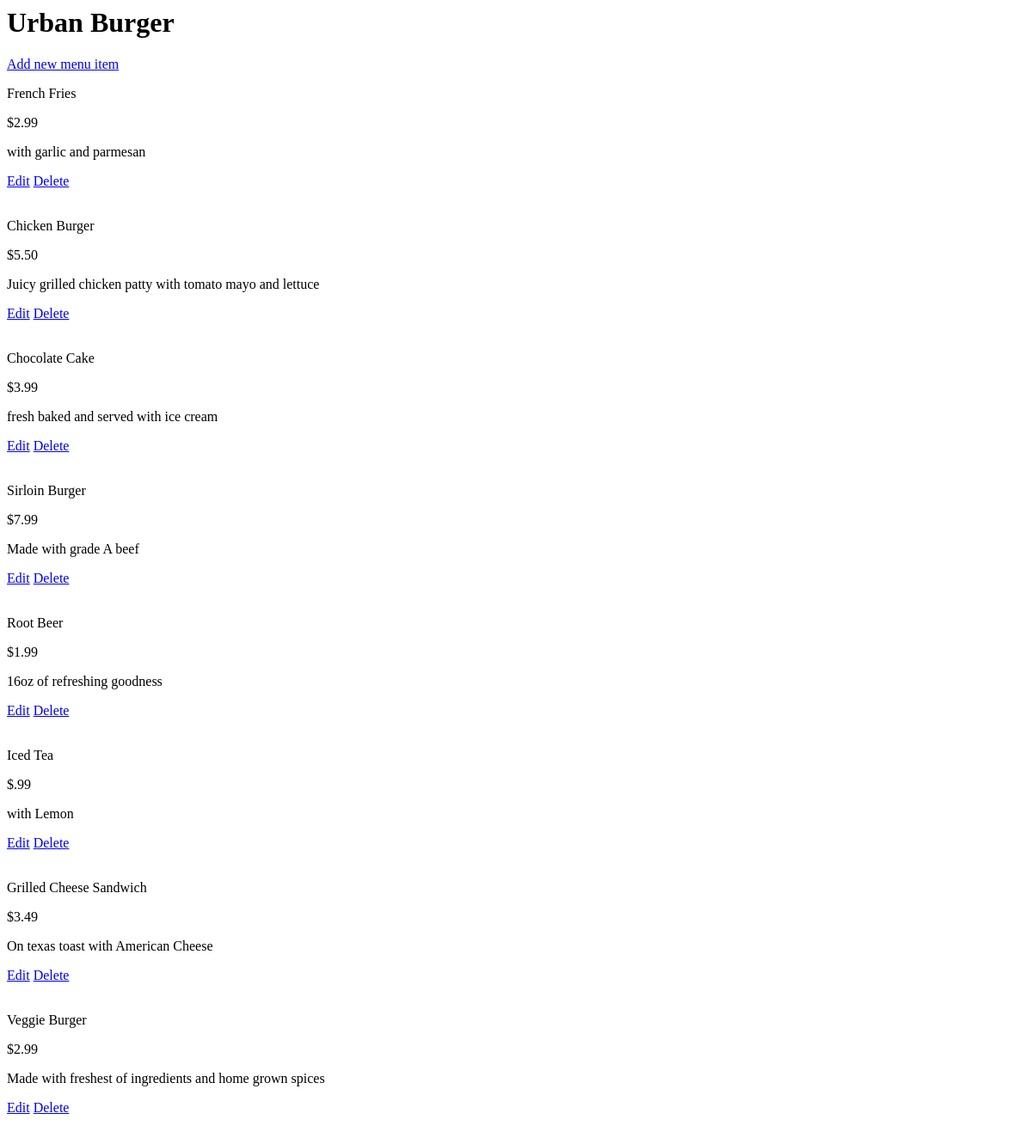
The page /restaurants/1/ on the database as committed earlier.
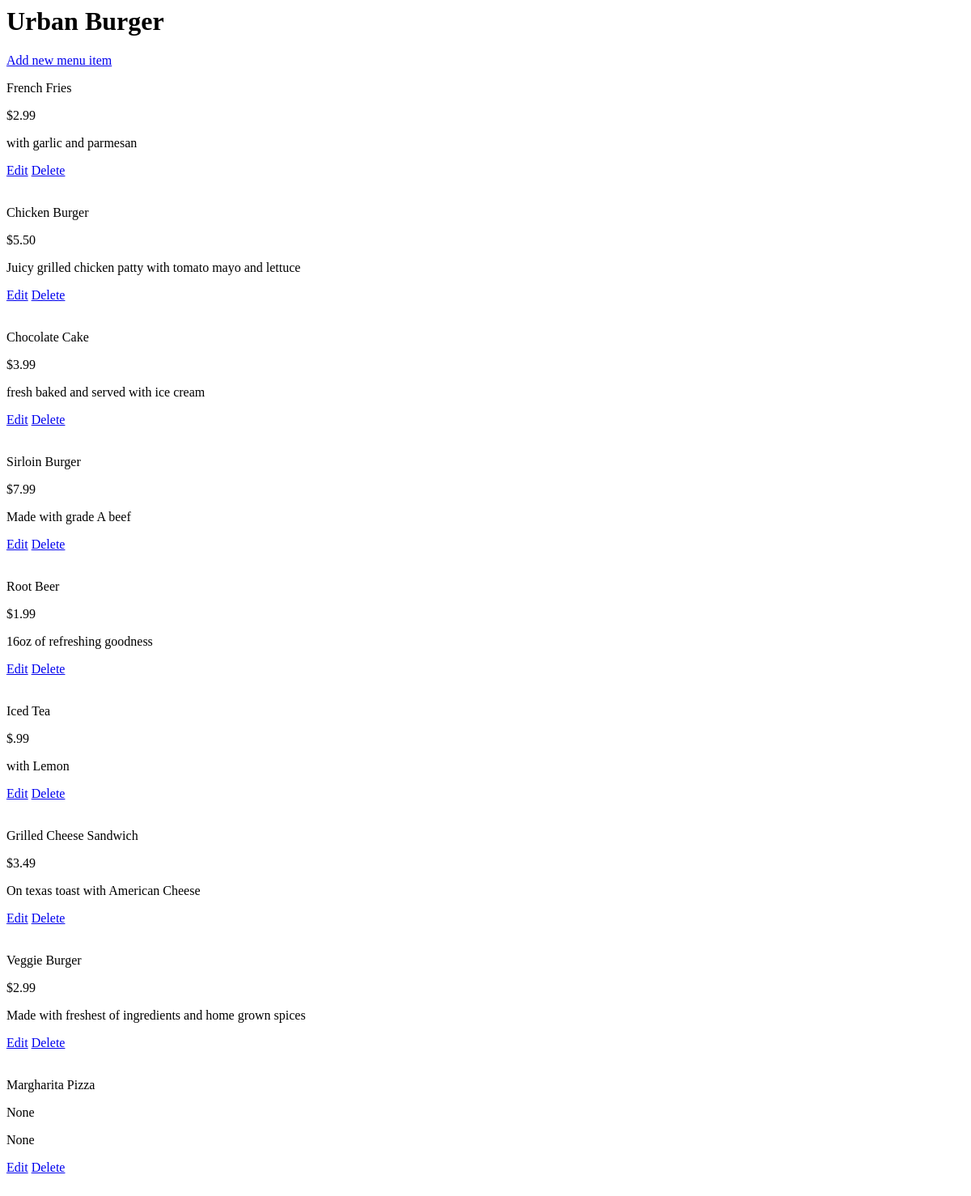
The same page on the database as committed later.
### database_setup.py (models this page shows)
class Restaurant(Base):
    __tablename__ = 'restaurant'
    name = Column(
                  String(80), nullable = False)
    id = Column(
                Integer, primary_key = True)

class MenuItem(Base):
    __tablename__ = 'menu_item'
    name = Column(
                  String(80), nullable = False)
    id = Column(
                Integer, primary_key = True)
    course = Column(
                    String(80))
    description = Column(
                         String(250))
    price = Column(
                   String(8))
    restaurant_id = Column(
                           Integer, ForeignKey('restaurant.id'))
    restaurant = relationship(Restaurant)

### project.py (the view)
@app.route('/restaurants/<int:restaurant_id>/')
def restaurantMenu(restaurant_id):
	restaurant = session.query(Restaurant).filter_by(id=restaurant_id).one()
	items = session.query(MenuItem).filter_by(restaurant_id=restaurant.id)
	return render_template('menu.html', restaurant=restaurant, items=items)

### templates/menu.html
<html>
	<body>
		<h1>{{restaurant.name}}</h1>
		<a href='{{ url_for('newMenuItem', restaurant_id=restaurant.id) }}'>Add new menu item</a>
		{% for i in items %}
		<div>
			<p>{{i.name}}</p>
			<p>{{i.price}}</p>
			<p>{{i.description}}</p>
			<a href='{{ url_for('editMenuItem', restaurant_id=restaurant.id, menu_id=i.id) }}'>Edit</a>
			<a href='{{ url_for('deleteMenuItem', restaurant_id=restaurant.id, menu_id=i.id) }}'>Delete</a>
			<br/><br/>
		</div>
		{% endfor %}
	</body>
</html>

Rows that differ between the two databases and show on the page:
added MenuItem: name "Margharita Pizza", price "None", description "None"
